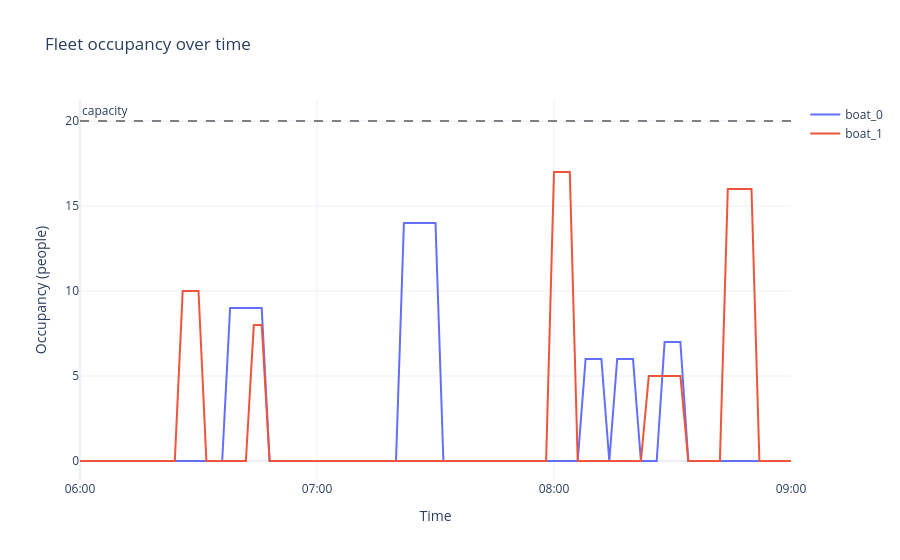
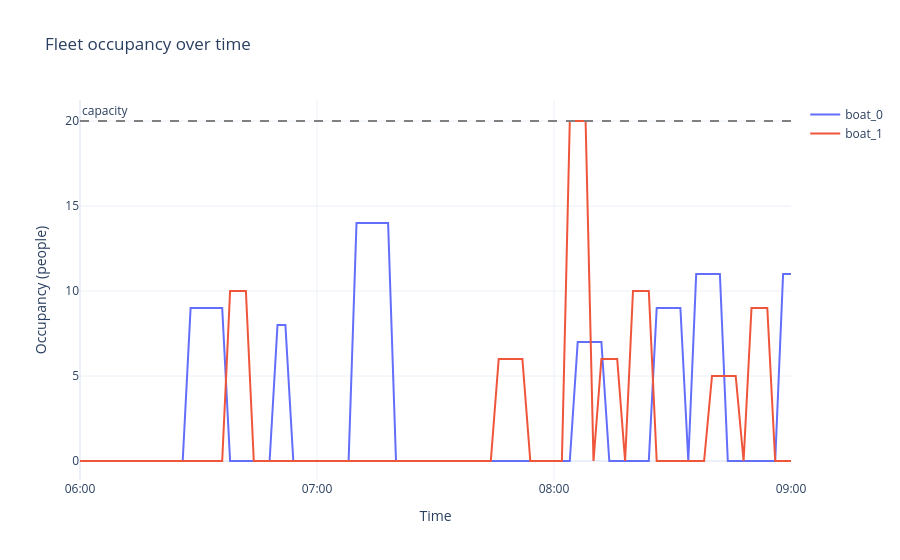

Notebook cell for these charts, in order:
### Markdown cell above
### Ocupación de flota en el tiempo, por semilla

### Code cell
for semilla in SEMILLAS_DETALLE:
    idx = semillas_eval.index(semilla)
    env_a, env_b = envs_agente[idx], envs_base[idx]

    print(f"=== AGENTE, semilla {semilla} -- ocupacion de flota ===")
    fig = viz.graficar_ocupacion_flota(env_a)
    fig.write_html(str(OUT_DIR / f"fleet_occupancy_agente_semilla{semilla}.html"))
    fig.show()

    print(f"=== BASE, semilla {semilla} -- ocupacion de flota ===")
    fig = viz.graficar_ocupacion_flota(env_b)
    fig.write_html(str(OUT_DIR / f"fleet_occupancy_base_semilla{semilla}.html"))
    fig.show()

### Figure 1 — Plotly figure (JSON) as saved in the notebook; plotly's stock layout.template omitted (floating-point values rounded to 4 significant figures)
{"data": [{"customdata": ["06:00", "06:02", "06:04", "06:06", "06:08", "06:10", "06:12", "06:14", "06:16", "06:18", "06:20", "06:22", "06:24", "06:26", "06:28", "06:30", "06:32", "06:34", "06:36", "06:38", "06:40", "06:42", "06:44", "06:46", "06:48", "06:50", "06:52", "06:54", "06:56", "06:58", "07:00", "07:02", "07:04", "07:06", "07:08", "07:10", "07:12", "07:14", "07:16", "07:18", "07:20", "07:22", "07:24", "07:26", "07:28", "07:30", "07:32", "07:34", "07:36", "07:38", "07:40", "07:42", "07:44", "07:46", "07:48", "07:50", "07:52", "07:54", "07:56", "07:58", "08:00", "08:02", "08:04", "08:06", "08:08", "08:10", "08:12", "08:14", "08:16", "08:18", "08:20", "08:22", "08:24", "08:26", "08:28", "08:30", "08:32", "08:34", "08:36", "08:38", "08:40", "08:42", "08:44", "08:46", "08:48", "08:50", "08:52", "08:54", "08:56", "08:58", "09:00"], "hovertemplate": "%{customdata}<br>occupancy: %{y}<extra>%{fullData.name}</extra>", "mode": "lines", "name": "boat_0", "type": "scatter", "x": [0, 1, 2, 3, 4, 5, 6, 7, 8, 9, 10, 11, 12, 13, 14, 15, 16, 17, 18, 19, 20, 21, 22, 23, 24, 25, 26, 27, 28, 29, 30, 31, 32, 33, 34, 35, 36, 37, 38, 39, 40, 41, 42, 43, 44, 45, 46, 47, 48, 49, 50, 51, 52, 53, 54, 55, 56, 57, 58, 59, 60, 61, 62, 63, 64, 65, 66, 67, 68, 69, 70, 71, 72, 73, 74, 75, 76, 77, 78, 79, 80, 81, 82, 83, 84, 85, 86, 87, 88, 89, 90], "y": [0, 0, 0, 0, 0, 0, 0, 0, 0, 0, 0, 0, 0, 0, 0, 0, 0, 0, 0, 9, 9, 9, 9, 9, 0, 0, 0, 0, 0, 0, 0, 0, 0, 0, 0, 0, 0, 0, 0, 0, 0, 14, 14, 14, 14, 14, 0, 0, 0, 0, 0, 0, 0, 0, 0, 0, 0, 0, 0, 0, 0, 0, 0, 0, 6, 6, 6, 0, 6, 6, 6, 0, 0, 0, 7, 7, 7, 0, 0, 0, 0, 0, 0, 0, 0, 0, 0, 0, 0, 0, 0]}, {"customdata": ["06:00", "06:02", "06:04", "06:06", "06:08", "06:10", "06:12", "06:14", "06:16", "06:18", "06:20", "06:22", "06:24", "06:26", "06:28", "06:30", "06:32", "06:34", "06:36", "06:38", "06:40", "06:42", "06:44", "06:46", "06:48", "06:50", "06:52", "06:54", "06:56", "06:58", "07:00", "07:02", "07:04", "07:06", "07:08", "07:10", "07:12", "07:14", "07:16", "07:18", "07:20", "07:22", "07:24", "07:26", "07:28", "07:30", "07:32", "07:34", "07:36", "07:38", "07:40", "07:42", "07:44", "07:46", "07:48", "07:50", "07:52", "07:54", "07:56", "07:58", "08:00", "08:02", "08:04", "08:06", "08:08", "08:10", "08:12", "08:14", "08:16", "08:18", "08:20", "08:22", "08:24", "08:26", "08:28", "08:30", "08:32", "08:34", "08:36", "08:38", "08:40", "08:42", "08:44", "08:46", "08:48", "08:50", "08:52", "08:54", "08:56", "08:58", "09:00"], "hovertemplate": "%{customdata}<br>occupancy: %{y}<extra>%{fullData.name}</extra>", "mode": "lines", "name": "boat_1", "type": "scatter", "x": [0, 1, 2, 3, 4, 5, 6, 7, 8, 9, 10, 11, 12, 13, 14, 15, 16, 17, 18, 19, 20, 21, 22, 23, 24, 25, 26, 27, 28, 29, 30, 31, 32, 33, 34, 35, 36, 37, 38, 39, 40, 41, 42, 43, 44, 45, 46, 47, 48, 49, 50, 51, 52, 53, 54, 55, 56, 57, 58, 59, 60, 61, 62, 63, 64, 65, 66, 67, 68, 69, 70, 71, 72, 73, 74, 75, 76, 77, 78, 79, 80, 81, 82, 83, 84, 85, 86, 87, 88, 89, 90], "y": [0, 0, 0, 0, 0, 0, 0, 0, 0, 0, 0, 0, 0, 10, 10, 10, 0, 0, 0, 0, 0, 0, 8, 8, 0, 0, 0, 0, 0, 0, 0, 0, 0, 0, 0, 0, 0, 0, 0, 0, 0, 0, 0, 0, 0, 0, 0, 0, 0, 0, 0, 0, 0, 0, 0, 0, 0, 0, 0, 0, 17, 17, 17, 0, 0, 0, 0, 0, 0, 0, 0, 0, 5, 5, 5, 5, 5, 0, 0, 0, 0, 0, 16, 16, 16, 16, 0, 0, 0, 0, 0]}], "layout": {"annotations": [{"showarrow": false, "text": "capacity", "x": 0, "xanchor": "left", "xref": "x domain", "y": 20, "yanchor": "bottom", "yref": "y"}], "shapes": [{"line": {"color": "grey", "dash": "dash"}, "type": "line", "x0": 0, "x1": 1, "xref": "x domain", "y0": 20, "y1": 20, "yref": "y"}], "title": {"text": "Fleet occupancy over time"}, "xaxis": {"tickmode": "array", "ticktext": ["06:00", "07:00", "08:00", "09:00"], "tickvals": [0, 30, 60, 90], "title": {"text": "Time"}}, "yaxis": {"title": {"text": "Occupancy (people)"}}}}

### Figure 2 — Plotly figure (JSON) as saved in the notebook; plotly's stock layout.template omitted (floating-point values rounded to 4 significant figures)
{"data": [{"customdata": ["06:00", "06:02", "06:04", "06:06", "06:08", "06:10", "06:12", "06:14", "06:16", "06:18", "06:20", "06:22", "06:24", "06:26", "06:28", "06:30", "06:32", "06:34", "06:36", "06:38", "06:40", "06:42", "06:44", "06:46", "06:48", "06:50", "06:52", "06:54", "06:56", "06:58", "07:00", "07:02", "07:04", "07:06", "07:08", "07:10", "07:12", "07:14", "07:16", "07:18", "07:20", "07:22", "07:24", "07:26", "07:28", "07:30", "07:32", "07:34", "07:36", "07:38", "07:40", "07:42", "07:44", "07:46", "07:48", "07:50", "07:52", "07:54", "07:56", "07:58", "08:00", "08:02", "08:04", "08:06", "08:08", "08:10", "08:12", "08:14", "08:16", "08:18", "08:20", "08:22", "08:24", "08:26", "08:28", "08:30", "08:32", "08:34", "08:36", "08:38", "08:40", "08:42", "08:44", "08:46", "08:48", "08:50", "08:52", "08:54", "08:56", "08:58", "09:00"], "hovertemplate": "%{customdata}<br>occupancy: %{y}<extra>%{fullData.name}</extra>", "mode": "lines", "name": "boat_0", "type": "scatter", "x": [0, 1, 2, 3, 4, 5, 6, 7, 8, 9, 10, 11, 12, 13, 14, 15, 16, 17, 18, 19, 20, 21, 22, 23, 24, 25, 26, 27, 28, 29, 30, 31, 32, 33, 34, 35, 36, 37, 38, 39, 40, 41, 42, 43, 44, 45, 46, 47, 48, 49, 50, 51, 52, 53, 54, 55, 56, 57, 58, 59, 60, 61, 62, 63, 64, 65, 66, 67, 68, 69, 70, 71, 72, 73, 74, 75, 76, 77, 78, 79, 80, 81, 82, 83, 84, 85, 86, 87, 88, 89, 90], "y": [0, 0, 0, 0, 0, 0, 0, 0, 0, 0, 0, 0, 0, 0, 9, 9, 9, 9, 9, 0, 0, 0, 0, 0, 0, 8, 8, 0, 0, 0, 0, 0, 0, 0, 0, 14, 14, 14, 14, 14, 0, 0, 0, 0, 0, 0, 0, 0, 0, 0, 0, 0, 0, 0, 0, 0, 0, 0, 0, 0, 0, 0, 0, 7, 7, 7, 7, 0, 0, 0, 0, 0, 0, 9, 9, 9, 9, 0, 11, 11, 11, 11, 0, 0, 0, 0, 0, 0, 0, 11, 11]}, {"customdata": ["06:00", "06:02", "06:04", "06:06", "06:08", "06:10", "06:12", "06:14", "06:16", "06:18", "06:20", "06:22", "06:24", "06:26", "06:28", "06:30", "06:32", "06:34", "06:36", "06:38", "06:40", "06:42", "06:44", "06:46", "06:48", "06:50", "06:52", "06:54", "06:56", "06:58", "07:00", "07:02", "07:04", "07:06", "07:08", "07:10", "07:12", "07:14", "07:16", "07:18", "07:20", "07:22", "07:24", "07:26", "07:28", "07:30", "07:32", "07:34", "07:36", "07:38", "07:40", "07:42", "07:44", "07:46", "07:48", "07:50", "07:52", "07:54", "07:56", "07:58", "08:00", "08:02", "08:04", "08:06", "08:08", "08:10", "08:12", "08:14", "08:16", "08:18", "08:20", "08:22", "08:24", "08:26", "08:28", "08:30", "08:32", "08:34", "08:36", "08:38", "08:40", "08:42", "08:44", "08:46", "08:48", "08:50", "08:52", "08:54", "08:56", "08:58", "09:00"], "hovertemplate": "%{customdata}<br>occupancy: %{y}<extra>%{fullData.name}</extra>", "mode": "lines", "name": "boat_1", "type": "scatter", "x": [0, 1, 2, 3, 4, 5, 6, 7, 8, 9, 10, 11, 12, 13, 14, 15, 16, 17, 18, 19, 20, 21, 22, 23, 24, 25, 26, 27, 28, 29, 30, 31, 32, 33, 34, 35, 36, 37, 38, 39, 40, 41, 42, 43, 44, 45, 46, 47, 48, 49, 50, 51, 52, 53, 54, 55, 56, 57, 58, 59, 60, 61, 62, 63, 64, 65, 66, 67, 68, 69, 70, 71, 72, 73, 74, 75, 76, 77, 78, 79, 80, 81, 82, 83, 84, 85, 86, 87, 88, 89, 90], "y": [0, 0, 0, 0, 0, 0, 0, 0, 0, 0, 0, 0, 0, 0, 0, 0, 0, 0, 0, 10, 10, 10, 0, 0, 0, 0, 0, 0, 0, 0, 0, 0, 0, 0, 0, 0, 0, 0, 0, 0, 0, 0, 0, 0, 0, 0, 0, 0, 0, 0, 0, 0, 0, 6, 6, 6, 6, 0, 0, 0, 0, 0, 20, 20, 20, 0, 6, 6, 6, 0, 10, 10, 10, 0, 0, 0, 0, 0, 0, 0, 5, 5, 5, 5, 0, 9, 9, 9, 0, 0, 0]}], "layout": {"annotations": [{"showarrow": false, "text": "capacity", "x": 0, "xanchor": "left", "xref": "x domain", "y": 20, "yanchor": "bottom", "yref": "y"}], "shapes": [{"line": {"color": "grey", "dash": "dash"}, "type": "line", "x0": 0, "x1": 1, "xref": "x domain", "y0": 20, "y1": 20, "yref": "y"}], "title": {"text": "Fleet occupancy over time"}, "xaxis": {"tickmode": "array", "ticktext": ["06:00", "07:00", "08:00", "09:00"], "tickvals": [0, 30, 60, 90], "title": {"text": "Time"}}, "yaxis": {"title": {"text": "Occupancy (people)"}}}}
